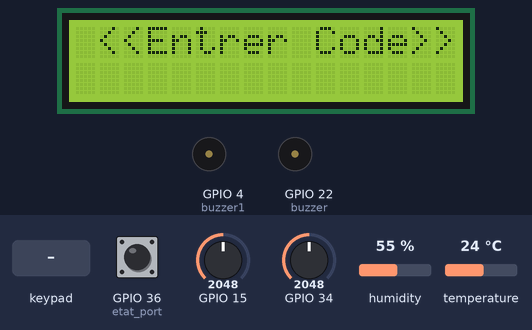
A sketch run on a simulated ESP32. Parts: 16×2 character LCD, buzzer (waves = sounding, pin HIGH). The inputs (shaded band) are chosen by the test bench; at power-on: GPIO 34 = 2048, GPIO 15 = 2048, GPIO 36 (etat_port) HIGH, humidity 55 %, temperature 24 °C. WiFi joins after 1.5 s; servers stay silent unless stated; EEPROM starts erased; the Firebase database answers and starts empty; what the sketch prints to the serial monitor is not drawn.

Above: at 3.7 s.
3.8 s: keypad keys 1 3 1 2 1 4 3 2 # pressed 0.4 s apart
At 8.1 s:
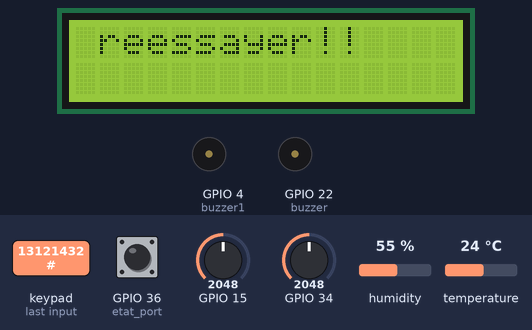
8.9 s: keypad keys 1 3 1 2 1 4 3 2 * pressed 0.4 s apart
At 9.35 s:
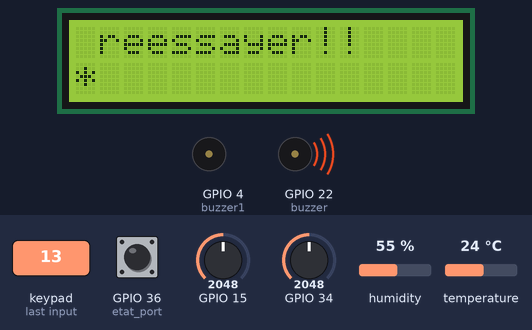
14.0 s: GPIO 34 set to 2932
15.8 s: GPIO 34 set to 3042
At 16.6 s:
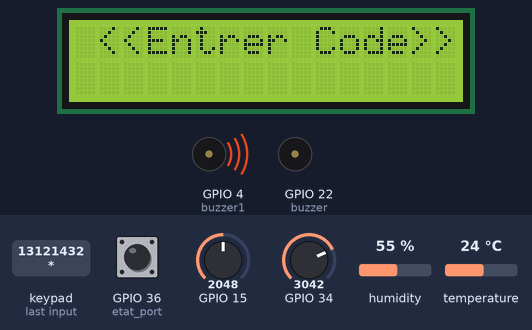
17.5 s: key '#' pressed
At 17.75 s:
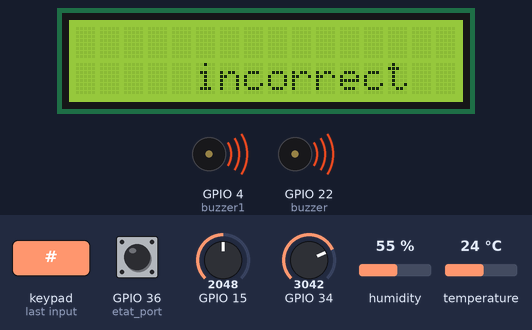
19.4 s: keypad keys 2 6 2 5 3 3 * pressed 0.4 s apart
At 21.85 s:
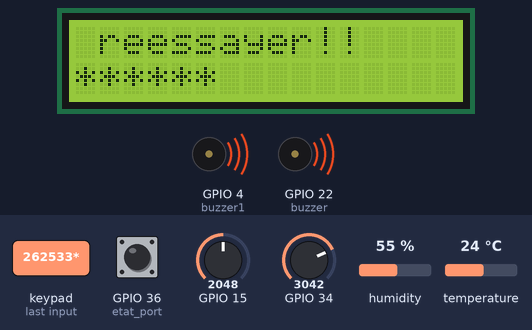
Timing chart, 0 to 23.4 s (numbered marks = the images above; inputs shaded):
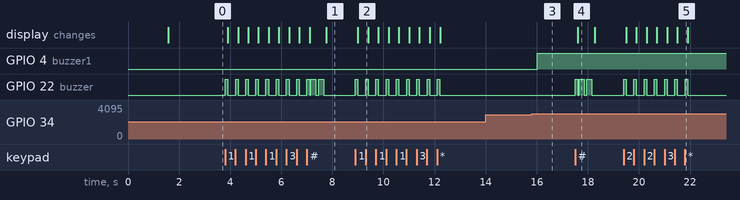

Measured:
- the behaviour switches between 3000 and 3001 on GPIO 34 (found by bisection; images 2 and 3)
- after the input at 3.8 s, GPIO 22 (buzzer): goes 8 × (HIGH 0.10 s, LOW 0.30 s), HIGH 0.10 s, LOW 0.05 s, HIGH 0.20 s, LOW 0.10 s, HIGH 0.20 s, then LOW, starting at once; the display: first changes after 0.11 s (image 1 shows a later state)
- after the input at 8.9 s, GPIO 22 (buzzer): alternates HIGH for 0.10 s and LOW for 0.30 s, 18 changes in all, then stays LOW, starting at once; the display: changes after 0.10 s (image 2)
- after the input at 14.0 s, every drawn part: stays the same
- after the input at 15.8 s, GPIO 4 (buzzer1): LOW → HIGH after 0.22 s
- after the input at 17.5 s, GPIO 22 (buzzer): goes HIGH 0.10 s, LOW 0.05 s, HIGH 0.20 s, LOW 0.10 s, HIGH 0.20 s, then LOW, starting at once; the display: changes after 0.11 s (image 4)
- after the input at 19.4 s, GPIO 22 (buzzer): alternates HIGH for 0.10 s and LOW for 0.30 s, 14 changes in all, then stays LOW, starting at once; the display: first changes after 0.10 s (image 5 shows a later state)
- what the display in image 4 shows lasts 0.7 s, from 17.6 s to 18.3 s

The sketch:

codeFinale.ino
```cpp
#include <WiFi.h>
#include <FirebaseESP32.h>
#include <LiquidCrystal.h>

#include "EEPROM.h"
#include "DHTesp.h"
#include <Keypad.h>
#include <NTPClient.h>
#include <WiFiUdp.h>

WiFiClient espClient;
WiFiUDP ntpUDP;
NTPClient timeClient(ntpUDP, "europe.pool.ntp.org", 3600, 60000);

#define EEPROM_SIZE 4

#define FIREBASE_HOST "https://esp32-data-27fbf-default-rtdb.firebaseio.com/"
#define FIREBASE_AUTH "eN2Dj2xZDJJlkbODmYelZ2jqRdVw41XYDf0J5ixs"
#define WIFI_SSID "HUAWEI Y8s"//Gnet-308187
#define WIFI_PASSWORD "123456789a"//73301118
//.........................
FirebaseData firebaseData;
String path1 = "/CapteurGaz";
String path2 = "/CapteurTemperatureEtHumidity";
String path3 = "/CapteurLazer";
String path4 = "/Etat_Porte";
String path5 = "/histoire";
String path6 = "";

//..............................................
const byte ROWS = 4; //four rows
const byte COLS = 3; //three columns
char keys[ROWS][COLS] = {
    {'1','2','3'},
    {'4','5','6'},
    {'7','8','9'},
    {'*','0','#'}
};
byte rowPins[ROWS] = {13 , 12, 14, 32}; //connect to the row pinouts of the keypad
byte colPins[COLS] = {26, 25, 33}; //connect to the column pinouts of the keypad
// initialize the library with the numbers of the interface pins
Keypad keypad = Keypad( makeKeymap(keys), rowPins, colPins, ROWS, COLS );

//.........................................................................
LiquidCrystal lcd(19, 23, 18, 17, 16, 21);
//LiquidCrystal(rs, rw, enable, d0, d1, d2, d3, d4, d5, d6, d7)
//........................................
DHTesp dht;
//........

int etat_port = 36;
int capteurTemHum = 15;
int capteurGaz = 34;
int buzzer =22;
int buzzer1 =4;
String password_EEPROM="";
String password_input="";


TaskHandle_t Task1;
TaskHandle_t Task2;

void setup() {
  Serial.begin(115200);

// connect to wifi.
 WiFi.begin(WIFI_SSID, WIFI_PASSWORD);
 Serial.print("connecting");
 while (WiFi.status() != WL_CONNECTED) {
   Serial.print(".");
   delay(500);
 }
 Serial.println();
 Serial.print("connected: ");
 Serial.println(WiFi.localIP());
 Firebase.begin(FIREBASE_HOST, FIREBASE_AUTH);

 timeClient.begin();

//..........................................
   lcd.begin(16, 2);

//.............................

   pinMode(buzzer,OUTPUT);
   pinMode(buzzer1,OUTPUT);
   pinMode(etat_port,INPUT);
//.....................................................
  dht.setup(15, DHTesp::DHT22);
//............................

  EEPROM.begin(EEPROM_SIZE);
   for (int i = 0; i < EEPROM_SIZE; i++)
    {
      byte x=(byte(EEPROM.read(i)));
      password_EEPROM=password_EEPROM+x;
     }
     Serial.println(password_EEPROM);

  //create a task that will be executed in the Task1code() function, with priority 1 and executed on core 0
  xTaskCreatePinnedToCore(
                    Task1code,   /* Task function. */
                    "Task1",     /* name of task. */
                    10000,       /* Stack size of task */
                    NULL,        /* parameter of the task */
                    1,           /* priority of the task */
                    &Task1,      /* Task handle to keep track of created task */
                    0);          /* pin task to core 0 */
  delay(500);

  //create a task that will be executed in the Task2code() function, with priority 1 and executed on core 1
  xTaskCreatePinnedToCore(
                    Task2code,   /* Task function. */
                    "Task2",     /* name of task. */
                    10000,       /* Stack size of task */
                    NULL,        /* parameter of the task */
                    1,           /* priority of the task */
                    &Task2,      /* Task handle to keep track of created task */
                    1);          /* pin task to core 1 */
    delay(500);
}

//Task1code: blinks an LED every 1000 ms
void Task1code( void * pvParameters ){
  Serial.print("Task1 running on core ");
    Serial.println(xPortGetCoreID());
  lcd.setCursor(0,0);
  lcd.print(" <<Entrer Code>> ");
   lcd.setCursor(0,1);
  for(;;){
     char key = keypad.getKey();


if(key){
 Serial.print(key);
  digitalWrite(buzzer, HIGH);
  delay(100);
  digitalWrite(buzzer, LOW);

if(key == '*') {
  password_input = "";
  lcd.clear();
   lcd.setCursor(0,0);
  lcd.print(" <<Entrer Code>> ");
   lcd.setCursor(0,1);


    } else if(key == '#') {

             if( password_EEPROM == password_input) {


              lcd.clear();
              lcd.setCursor(3,1);
              lcd.print("<<Success>>");
              delay(50);
               for( int i = 1; i <= 2; i++ ){
                  digitalWrite(buzzer, HIGH);
                  delay(70);
                  digitalWrite(buzzer, LOW);
                  delay(70);
                }

               lcd.clear();
               lcd.setCursor(0,0);
                lcd.print(" <<Entrer Code>> ");
                 lcd.setCursor(0,1);
            } else {
              lcd.clear();
              lcd.setCursor(5,1);
                  lcd.print("incorrect");
                  delay(50);
                    for( int i = 1; i <= 2; i++ ){
                       digitalWrite(buzzer, HIGH);
                       delay(200);
                       digitalWrite(buzzer, LOW);
                       delay(100);
                     }
                    lcd.clear();
                     lcd.setCursor(0,0);
                     lcd.print(" reessayer!!");
                     lcd.setCursor(0,1);
                  }
          password_input = ""; // clear input password
      } else {

               password_input += key;

                lcd.print("*");
            }
            }
  }
}

//Task2code: blinks an LED every 700 ms
void Task2code( void * pvParameters ){
  Serial.print("Task2 running on core ");
  Serial.println(xPortGetCoreID());
 int etat_port_local = 0;
  for(;;){

 if (digitalRead(etat_port) == LOW){
  if(etat_port_local == 0){
   Firebase.setString(firebaseData, path4,"Porte fermée");

               timeClient.update();
               String date = "fermée le :"+timeClient.getFormattedTime();
               Firebase.pushString(firebaseData,path5,date);
                  etat_port_local = 1;
                  delay(100);
               }
               }

  if (digitalRead(etat_port) == HIGH){
  if(etat_port_local == 1){
  Firebase.setString(firebaseData, path4 ,"Porte ouverte");

               timeClient.update();
               String date ="ouverte le :" +timeClient.getFormattedTime();
               Firebase.pushString(firebaseData,path5,date);
               etat_port_local = 0;
               delay(100);
               }
               }


 if (Firebase.getString(firebaseData, "/mdp")) {
      String trame = firebaseData.stringData();

   Serial.println(trame);
   changer_pwd(trame);
 }


   TemHum(capteurTemHum);
  Gaz(capteurGaz);
  }
}

void loop() {

}

void changer_pwd( String N_mdp){

      for (int i = 0 ; i < EEPROM.length() ; i++) {
       EEPROM.write(i, 0);
       }
       int A = String(N_mdp.charAt(0)).toInt();
       int B = String(N_mdp.charAt(1)).toInt();
       int C = String(N_mdp.charAt(2)).toInt();
       int D = String(N_mdp.charAt(3)).toInt();
         EEPROM.write(0,A);
         EEPROM.write(1,B);
         EEPROM.write(2,C);
         EEPROM.write(3,D);
         EEPROM.commit();

  }


void Gaz(int pin){
 int capteur = analogRead(pin);

  Serial.print("Gaz: ");
  Serial.println(capteur);
  Firebase.setInt(firebaseData, path1,capteur);
 if(capteur>3000)
 {
  digitalWrite(buzzer1, HIGH);

  }else {
    digitalWrite(buzzer1,LOW);
    }
 }


void TemHum(int pin){
 int capteur = analogRead(pin);
  float temperature = dht.getTemperature();
  float humidity = dht.getHumidity();
  Serial.print("Temperature: ");
  Serial.println(temperature);
  Serial.print("Humidity: ");
  Serial.println(humidity);

    Firebase.setInt(firebaseData, path2 + "/Temperature",temperature);
    Firebase.setInt(firebaseData, path2 + "/Humidity",humidity);
     }
```
